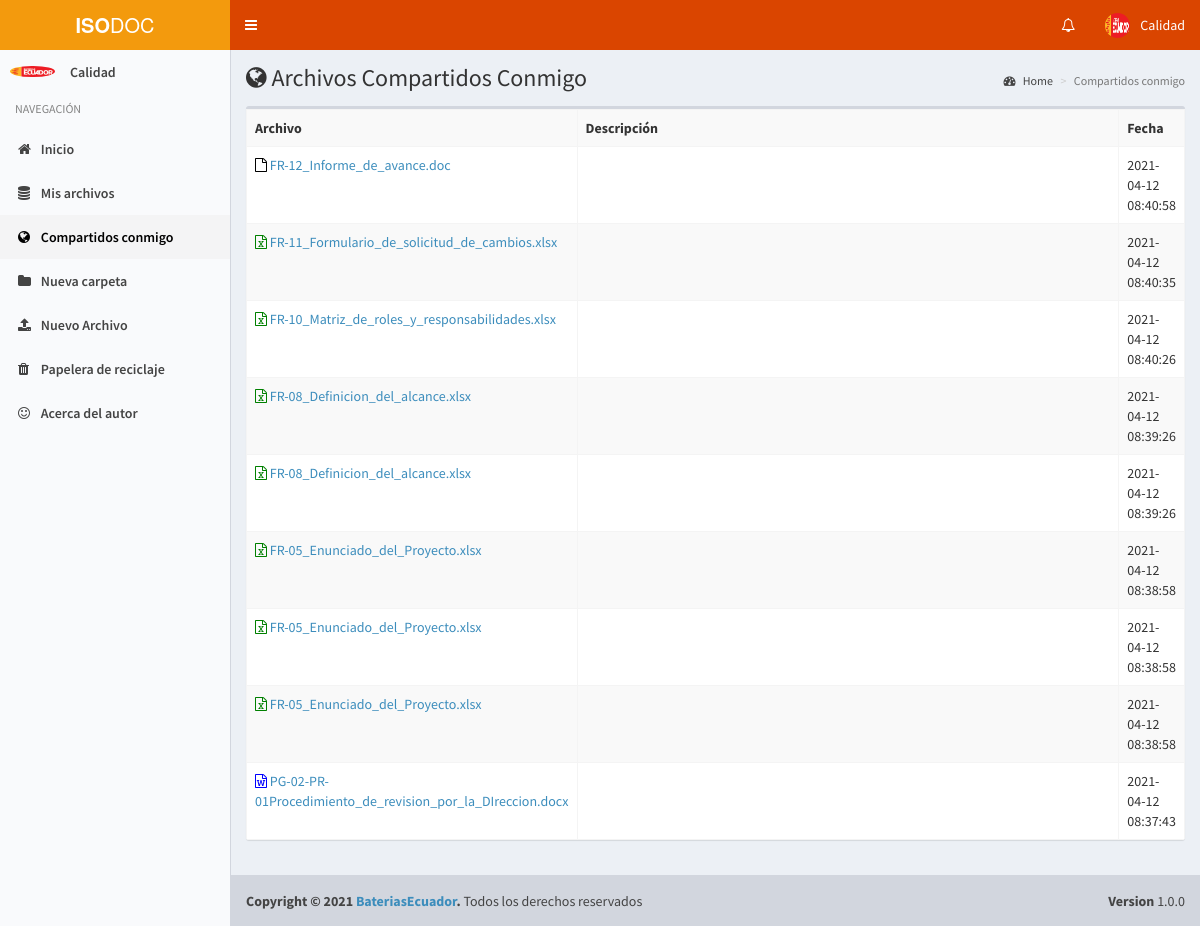
The page /shared (signed in) on the database its author committed.
### tables this page shows
CREATE TABLE IF NOT EXISTS `user` (
  `id` int(11) NOT NULL AUTO_INCREMENT,
  `fullname` varchar(100) NOT NULL,
  `email` varchar(255) NOT NULL,
  `password` varchar(60) NOT NULL,
  `image` varchar(255) DEFAULT NULL,
  `is_active` tinyint(1) NOT NULL DEFAULT '1',
  `is_admin` tinyint(1) NOT NULL DEFAULT '0',
  `is_public` tinyint(1) NOT NULL DEFAULT '0',
  `is_evaluator` tinyint(1) NOT NULL DEFAULT '0',
  `created_at` datetime NOT NULL,
  PRIMARY KEY (`id`),
  UNIQUE KEY `email` (`email`)
);

CREATE TABLE IF NOT EXISTS `permision` (
  `id` int(11) NOT NULL AUTO_INCREMENT,
  `p_id` int(11) DEFAULT NULL,
  `user_id` int(11) NOT NULL,
  `file_id` int(11) NOT NULL,
  `created_at` datetime NOT NULL,
  PRIMARY KEY (`id`),
  KEY `file_id` (`file_id`),
  KEY `user_id` (`user_id`),
  CONSTRAINT `permision_ibfk_1` FOREIGN KEY (`file_id`) REFERENCES `file` (`id`),
  CONSTRAINT `permision_ibfk_2` FOREIGN KEY (`user_id`) REFERENCES `user` (`id`)
);

CREATE TABLE IF NOT EXISTS `file` (
  `id` int(11) NOT NULL AUTO_INCREMENT,
  `code` varchar(12) NOT NULL,
  `filename` varchar(255) NOT NULL,
  `description` varchar(255) NOT NULL,
  `download` int(11) NOT NULL,
  `is_public` tinyint(1) NOT NULL DEFAULT '0',
  `is_folder` tinyint(1) NOT NULL DEFAULT '0',
  `is_deleted` tinyint(1) NOT NULL DEFAULT '0',
  `user_id` int(11) NOT NULL,
  `status` int(11) DEFAULT '1',
  `folder_id` int(11) DEFAULT NULL,
  `created_at` datetime NOT NULL,
  `code_last` varchar(50) DEFAULT NULL,
  PRIMARY KEY (`id`),
  KEY `folder_id` (`folder_id`),
  KEY `user_id` (`user_id`),
  CONSTRAINT `file_ibfk_1` FOREIGN KEY (`folder_id`) REFERENCES `file` (`id`) ON DELETE CASCADE ON UPDATE CASCADE,
  CONSTRAINT `file_ibfk_2` FOREIGN KEY (`user_id`) REFERENCES `user` (`id`) ON DELETE CASCADE ON UPDATE CASCADE
);

### shared.php (the view, shortened to what this page needs)
<?php
$active3 = "active";
include "header.php";
?>
<div class="content-wrapper">
    <section class="content-header">
        <h1><i class="fa fa-globe"></i> Archivos Compartidos Conmigo</h1>
        <ol class="breadcrumb">
            <li><a href="home"><i class="fa fa-dashboard"></i> Home</a></li>
            <li class="active">Compartidos conmigo</li>
        </ol>
    </section>
    <section class="content">
        <div class="row">
            <div class="col-xs-12">
                <?php
                $user = $_SESSION["user_id"];
                $files = mysqli_query($con, "select * from permision where user_id=" . $user. " order by id DESC");
                $count = mysqli_num_rows($files);
                ?>
                <?php if ($count > 0) : ?>
                    <div class="box ">
                        <div class="box-body no-padding">
                            <div class="box-body table-responsive no-padding">
                                <table class="table table-bordered table-hover table-striped">
                                    <tbody>
                                        <tr>
                                            <th>Archivo</th>
                                            <th>Descripción</th>
                                            <th>Fecha</th>
                                        </tr>
                                        <?php foreach ($files as $fx) :
                                            $file_id = $fx['file_id'];
                                            $file = mysqli_query($con, "select * from file where id=$file_id ");
                                            while ($row = mysqli_fetch_array($file)) {
                                                $file_is_folder = $row['is_folder'];
                                                $file_filename = $row['filename'];
                                                $file_code = $row['code'];
                                                $file_description = $row['description'];
                                                $file_created_at = $row['created_at'];
                                            }
                                        ?>
                                            <tr>
                                                <td>
                                                    <?php if ($file_is_folder) : ?>
                                                        <a href="myfiles?folder=<?php echo $file_code; ?>">
                                                            <i class="fa fa-folder"></i>
                                                        <?php else : ?>
                                                            <a href="file?code=<?php echo $file_code; ?>">
                                                                <?php
                                                                $url = "storage/data/" . $file_is_folder . "/" . $file_filename;
                                                                $ftype = explode(".", $url);
                                                                $count = count($ftype) - 1;
                                                                if ($file_filename != "") {
                                                                    if ($ftype[$count] == "png" || $ftype[$count] == "jpeg" || $ftype[$count] == "gif" || $ftype[$count] == "jpg" || $ftype[$count] == "bmp") {
                                                                        echo "<i class='fa fa-file-image-o'></i>";
                                                                    } elseif ($ftype[$count] == "mp3" || $ftype[$count] == "wav" || $ftype[$count] == "wma" || $ftype[$count] == "ogg" || $ftype[$count] == "mp4") {
                                                                        echo "<i class='fa fa-file-audio-o'></i>";
                                                                    } elseif ($ftype[$count] == "zip" || $ftype[$count] == "rar" || $ftype[$count] == "tgz" || $ftype[$count] == "tar") {
                                                                        echo "<i class='fa fa-file-archive-o'></i>";
                                                                    } elseif ($ftype[$count] == "php" || $ftype[$count] == "php3" || $ftype[$count] == "html" || $ftype[$count] == "css" || $ftype[$count] == "py" || $ftype[$count] == "java" || $ftype[$count] == "js" || $ftype[$count] == "sql") {
                                                                        echo "<i class='fa fa-file-code-o'></i>";
                                                                    } elseif ($ftype[$count] == "pdf") {
                                                                        echo "<i class='fa fa-file-pdf-o'></i>";
                                                                    } elseif ($ftype[$count] == "xlsx") {
                                                                        echo "<i class='fa fa-file-excel-o'></i>";
                                                                    } elseif ($ftype[$count] == "pptx") {
                                                                        echo "<i class='fa fa-file-powerpoint-o'></i>";
                                                                    } elseif ($ftype[$count] == "docx") {
                                                                        echo "<i class='fa fa-file-word-o'></i>";
                                                                    } elseif ($ftype[$count] == "txt") {
                                                                        echo "<i class='fa fa-file-text-o'></i>";
                                                                    } elseif ($ftype[$count] == "avi" || $ftype[$count] == "avi" || $ftype[$count] == "asf" || $ftype[$count] == "dvd" || $ftype[$count] == "m1v" || $ftype[$count] == "movie" || $ftype[$count] == "mpeg" || $ftype[$count] == "wn" || $ftype[$count] == "wmv") {
                                                                        echo "<i class='fa fa-file-video-o'></i>";
                                                                    } else {
                                                                        echo "<i class='fa fa-file-o'></i>";
                                                                    }
                                                                }
                                                                ?>
                                                            <?php endif; ?>
                                                            <?php echo $file_filename; ?></a>
                                                </td>
                                                <td style="width: 600px"><?php echo $file_description; ?></td>
                                                <td><?php echo $file_created_at; ?></td>
                                            </tr>
                                        <?php endforeach; ?>
                                    </tbody>
                                </table>
                            </div>
                        </div>
                    </div>
                <?php endif; ?>
            </div>
        </div>
    </section>
</div>
<?php include "footer.php"; ?>

### header.php (shortened to what this page needs)
<?php
include "config/config.php";
$my_user_id = $_SESSION['user_id'];
$query = mysqli_query($con, "SELECT * from user where id=$my_user_id");
while ($row = mysqli_fetch_array($query)) {
    $fullname = $row['fullname'];
    $profile_pic = $row['image'];
}
?>
<!DOCTYPE html>
<html>
<head>
    <link rel="stylesheet" href="bootstrap/css/bootstrap.min.css">
    <link rel="stylesheet" href="css/font-awesome/css/font-awesome.min.css">
    <link rel="stylesheet" href="plugins/datatables/dataTables.bootstrap.css">
    <link rel="stylesheet" href="dist/css/AdminLTE.min.css">
    <link rel="stylesheet" href="dist/css/skins/_all-skins.min.css">
    <link rel="stylesheet" href="plugins/select2/select2.min.css">
    <link rel="stylesheet" href="plugins/iCheck/square/blue.css">
    <link rel="stylesheet" href="css/micss.css">
    <link rel="stylesheet" href="css/styles.css">
</head>
<body class="hold-transition skin-yellow-light sidebar-mini">
    <div class="wrapper">
        <header class="main-header">
            <a href="home.php" class="logo">
                <span class="logo-lg"><b>ISO</b>DOC</span>
            </a>
            <nav class="navbar navbar-static-top">
                <a href="#" class="sidebar-toggle" data-toggle="offcanvas" role="button">
                </a>
                <div class="navbar-custom-menu">
                    <ul class="nav navbar-nav">
                        <li class="dropdown notifications-menu">
                            <a href="#" class="dropdown-toggle" data-toggle="dropdown">
                                <i class="fa fa-bell-o"></i>
                            </a>
                        </li>
                        <li class="dropdown user user-menu">
                            <a href="#" class="dropdown-toggle" data-toggle="dropdown">
                                <img src="images/profiles/<?php echo $profile_pic; ?>" class="user-image" alt="User Image">
                                <span class="hidden-xs"><?php echo $fullname; ?></span>
                            </a>
                        </li>
                    </ul>
                </div>
            </nav>
        </header>
        <aside class="main-sidebar">
            <section class="sidebar">
                <div class="user-panel">
                    <div class="pull-left image">
                        <img src="images/profiles/<?php echo $profile_pic; ?>" class="img-circle" alt="User Image">
                    </div>
                    <div class="pull-left info">
                        <p><?php echo $fullname; ?></p>
                        <a href="#"><i class="fa fa-circle text-success"></i> Online</a>
                    </div>
                </div>
                <ul class="sidebar-menu">
                    <li class="header">NAVEGACIÓN</li>
                    <li class="<?php if (isset($active1)) {
                                    echo $active1;
                                } ?>">
                        <a href="home"><i class="fa fa-home"></i> <span>Inicio</span></a>
                    </li>
                    <li class="<?php if (isset($active2)) {
                                    echo $active2;
                                } ?>">
                        <a href="myfiles"><i class="fa fa-database"></i> <span>Mis archivos</span></a>
                    </li>
                    <li class="<?php if (isset($active3)) {
                                    echo $active3;
                                } ?>">
                        <a href="shared"><i class="fa fa-globe"></i> <span>Compartidos conmigo</span></a>
                    </li>
                    <li class="<?php if (isset($active4)) {
                                    echo $active4;
                                } ?>">
                        <a href="newfolder"><i class="fa fa-folder"></i> <span>Nueva carpeta</span></a>
                    </li>
                    <li class="<?php if (isset($active5)) {
                                    echo $active5;
                                } ?>">
                        <a href="newfile"><i class="fa fa-upload"></i> <span>Nuevo Archivo</span></a>
                    </li>
                    <li class="<?php if (isset($active6)) {
                                    echo $active6;
                                } ?>">
                        <a href="recicle"><i class="fa fa-trash"></i> <span>Papelera de reciclaje</span></a>
                    </li>
                    <li class="<?php if (isset($active7)) {
                                    echo $active7;
                                } ?>">
                        <a href="about"><i class="fa fa-smile-o"></i> <span>Acerca del autor</span></a>
                    </li>
                </ul>
            </section>
        </aside>

### css/styles.css (style rules this page uses)
.fa-file-excel-o { color: green !important; }
.fa-file-word-o { color: blue !important; }
.fa-file-o { color: black !important; }

### rows shown on the page
user: image (picture), fullname "Calidad"
permision: file.filename "FR-12_Informe_de_avance.doc", file.created_at "2021-04-12 08:40:58"
permision: file.filename "FR-11_Formulario_de_solicitud_de_cambios.xlsx", file.created_at "2021-04-12 08:40:35"
permision: file.filename "FR-10_Matriz_de_roles_y_responsabilidades.xlsx", file.created_at "2021-04-12 08:40:26"
permision: file.filename "FR-08_Definicion_del_alcance.xlsx", file.created_at "2021-04-12 08:39:26"
permision: file.filename "FR-08_Definicion_del_alcance.xlsx", file.created_at "2021-04-12 08:39:26"
permision: file.filename "FR-05_Enunciado_del_Proyecto.xlsx", file.created_at "2021-04-12 08:38:58"
permision: file.filename "FR-05_Enunciado_del_Proyecto.xlsx", file.created_at "2021-04-12 08:38:58"
permision: file.filename "FR-05_Enunciado_del_Proyecto.xlsx", file.created_at "2021-04-12 08:38:58"
permision: file.filename "PG-02-PR-01Procedimiento_de_revision_por_la_DIreccion.docx", file.created_at "2021-04-12 08:37:43"
